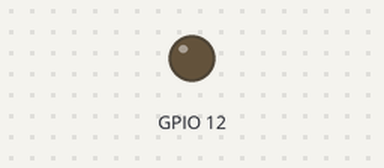
The program below on a simulated Raspberry Pi (BCM pin numbers). Shown: output pins drawn as LEDs (lit = HIGH). The clock reads 2024-03-15 10:24:30 at power-on unless the program sets it.

Above: at 0.15 s.
Timing chart, 0 to 1.6 s (numbered marks = the images above):
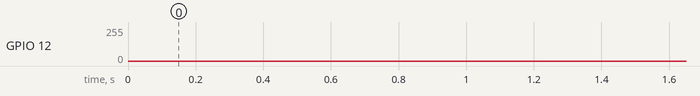

The program:

pwn-sin.py
```python
import pwm_dac as pwm
import signal_generator as sg
import time

amplitude = 3.2
signal_frequency = 10
sampling_frequency = 1000

if __name__ == "__main__":
    dac = None
    try:
        dac = pwm.PWM_DAC(12, 500, 3.290, False)

        while True:
            u = amplitude * sg.get_sin_wave_amplitude(signal_frequency, time.time())
            dac.set_voltage(u)
            sg.wait_for_sampling_period(sampling_frequency)

    finally:
        if dac is not None:
            dac.deinit()
```

pwm_dac.py
```python
import RPi.GPIO as GPIO


class PWM_DAC:
    def __init__(self, gpio_pin, pwm_frequency, dynamic_range, verbose = False):
        self.gpio_pin = gpio_pin
        self.pwm_frequency = pwm_frequency
        self.dynamic_range = dynamic_range
        self.verbose = verbose

        GPIO.setmode(GPIO.BCM)
        GPIO.setup(self.gpio_pin, GPIO.OUT, initial=0)
        self.pwm = GPIO.PWM(self.gpio_pin, self.pwm_frequency)
        self.pwm.start(0)

    def deinit(self):

        self.pwm.stop()
        GPIO.output(self.gpio_pin, 0)
        GPIO.cleanup()

    def set_voltage(self, voltage):

        if voltage < 0 or voltage > self.dynamic_range:
            print ("напряжение выходит за динамический диапозон ЦАП (0.00 - 3.29 В)")
            return
        duty_cycle = voltage / self.dynamic_range * 100
        self.pwm.ChangeDutyCycle(duty_cycle)
        if self.verbose:
            print(f"Напряжение: {voltage:.3f} B - скважность: {duty_cycle:.2f} %")

if __name__ == "__main__":
    dac = None
    try:
        dac = PWM_DAC(12, 500, 3.290, True)

        while True:
            try:
                voltage = float(input("Введите напряжение в Вольтах: "))
                dac.set_voltage(voltage)

            except ValueError:
                print("Вы ввели не число. Попробуйте ещё раз\n")

    finally:
        if dac is not None:
            dac.deinit()
```

signal_generator.py
```python
import numpy as np
import time


def get_sin_wave_amplitude(freq, time):
    return (np.sin(2 * np.pi * freq * time) + 1) / 2

def get_trig_wave_amplitude(freq, time):

    return abs(2 * np.mod(time * freq, 1) - 1)

    # return 2* abs(2 *(freq*time - np.floor(freq*time +0.5)))
def wait_for_sampling_period(sampling_frequency):
    time.sleep(1 / sampling_frequency)
```
